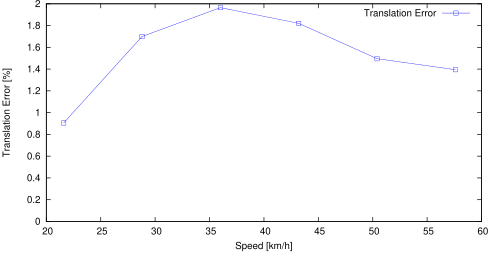

gnuplot code for this plot:
set term postscript eps enhanced color
set output "06_ts.eps"
set size ratio 0.5
set yrange [0:*]
set xlabel "Speed [km/h]"
set ylabel "Translation Error [%]"
plot "06_ts.txt" using ($1*3.6):($2*100) title 'Translation Error' lc rgb "#0000FF" pt 4 w linespoints
